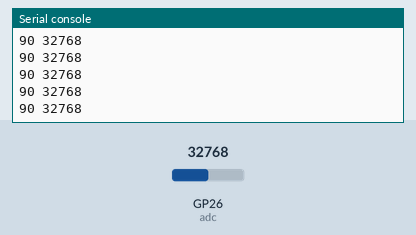
Recording of a program running on a simulated Raspberry Pi Pico running MicroPython. Parts: the last lines printed to the serial console. Inputs (shaded band) come from the test bench; at power-on: GP26 (adc) = 32768 (analog values on the 0–65535 scale).

Above: at 1.2 s.
1.3 s: GP26 (adc) set to 45874
At 1.56 s:
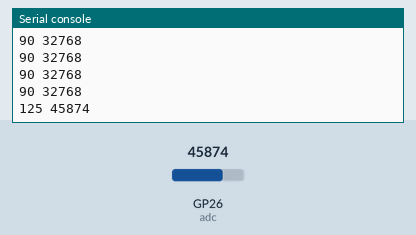
2.8 s: GP26 (adc) set to 57670
At 2.96 s:
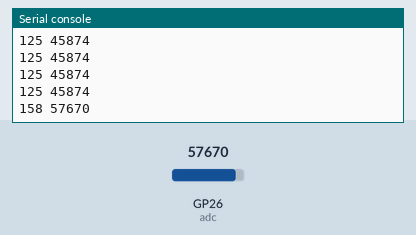
Timing chart, 0 to 5.8 s (numbered marks = the images above; inputs shaded):
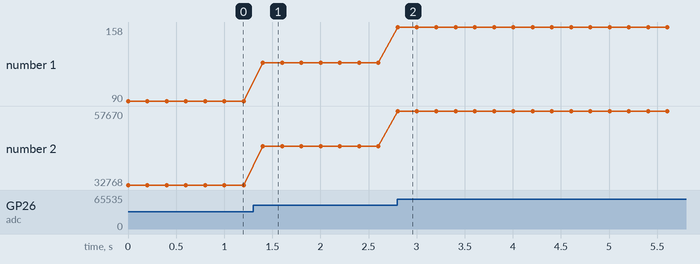

The program:

servo_potenciometro.py
```python
from machine import I2C, Pin, ADC, PWM
from time import sleep

adc = ADC(Pin(26))
servo1 = PWM(Pin(16))
servo1.freq(50)
while True:

    angulo = int(adc.read_u16()*180/65535)
    print(angulo, adc.read_u16())
    ton = (angulo + 45)*100000/9
    #servo1.duty_ns(int(ton))
    sleep(0.2)
```

Measured:
- after the input at 1.3 s, the serial console: prints a new line after 0.10 s (image 1)
- after the input at 2.8 s, the serial console: prints a new line at once (image 2)
- plotted number 1: 90 → 125 after the input at 1.3 s, 125 → 158 after the input at 2.8 s
- plotted number 2: 32768 → 45874 after the input at 1.3 s, 45874 → 57670 after the input at 2.8 s
